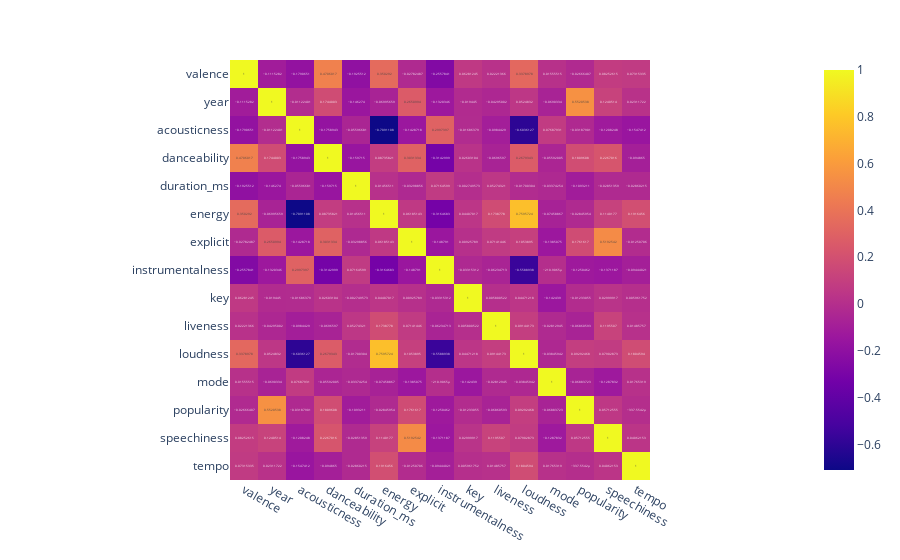

The notebook cell this image was saved under:
### Code cell
# Verificando a correação entre as variáveis

fig = px.imshow(dados.corr(), text_auto=True)
fig.show()

### Figure 1 — Plotly figure (JSON) as saved in the notebook; plotly's stock layout.template omitted (floating-point values rounded to 4 significant figures; data arrays with more than 128 entries replaced by an {"elided": "..."} marker saying what was removed)
{"data": [{"coloraxis": "coloraxis", "hovertemplate": "x: %{x}<br>y: %{y}<br>color: %{z}<extra></extra>", "name": "0", "texttemplate": "%{z}", "type": "heatmap", "x": ["valence", "year", "acousticness", "danceability", "duration_ms", "energy", "explicit", "instrumentalness", "key", "liveness", "loudness", "mode", "popularity", "speechiness", "tempo"], "xaxis": "x", "y": ["valence", "year", "acousticness", "danceability", "duration_ms", "energy", "explicit", "instrumentalness", "key", "liveness", "loudness", "mode", "popularity", "speechiness", "tempo"], "yaxis": "y", "z": {"elided": "15x15 float values"}}], "layout": {"coloraxis": {"colorscale": [[0, "#0d0887"], [0.1111, "#46039f"], [0.2222, "#7201a8"], [0.3333, "#9c179e"], [0.4444, "#bd3786"], [0.5556, "#d8576b"], [0.6667, "#ed7953"], [0.7778, "#fb9f3a"], [0.8889, "#fdca26"], [1, "#f0f921"]]}, "margin": {"t": 60}, "xaxis": {"anchor": "y", "constrain": "domain", "domain": [0, 1], "scaleanchor": "y"}, "yaxis": {"anchor": "x", "autorange": "reversed", "constrain": "domain", "domain": [0, 1]}}}
